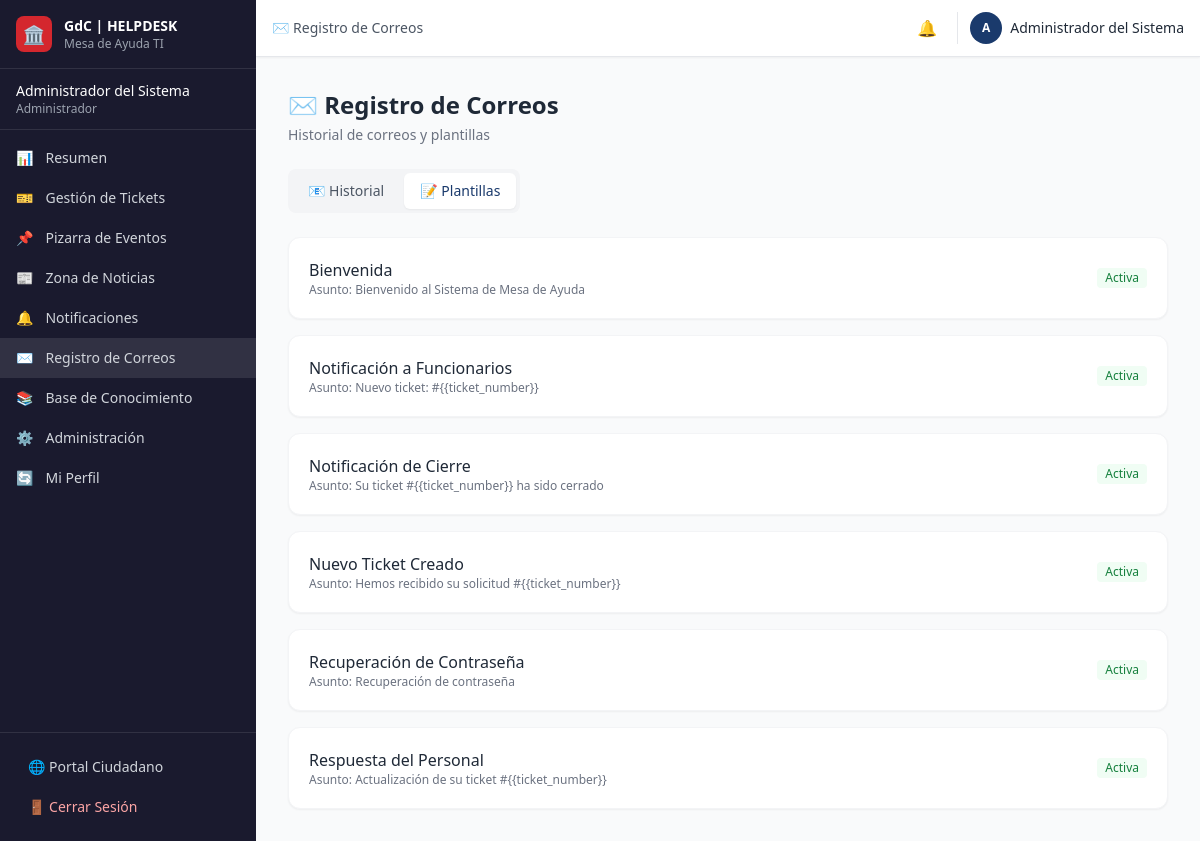
Page /emails.php?tab=templates (signed in) on the committed database.
### tables this page shows
CREATE TABLE `email_templates` (
  `id` INT(11) NOT NULL AUTO_INCREMENT,
  `nombre` VARCHAR(100) NOT NULL,
  `clave` VARCHAR(50) NOT NULL UNIQUE,
  `asunto` VARCHAR(255) NOT NULL,
  `html_content` LONGTEXT NOT NULL,
  `text_content` TEXT NOT NULL,
  `enabled` TINYINT(1) NOT NULL DEFAULT 1,
  `updated_at` DATETIME DEFAULT NULL ON UPDATE CURRENT_TIMESTAMP,
  PRIMARY KEY (`id`)
);

### includes/functions.php (called while the page is built, shortened)
<?php
function e($str) { return htmlspecialchars($str ?? '', ENT_QUOTES, 'UTF-8'); }

### emails.php (the view, shortened to what this page needs)
<?php
require_once __DIR__ . '/includes/functions.php';
$pdo = getDB();
$tab = $_GET['tab'] ?? 'logs';
$search = $_GET['s'] ?? '';
$filterStatus = $_GET['estado'] ?? '';
$sql = "SELECT * FROM email_logs WHERE 1=1";
$params = [];
$sql .= " ORDER BY sent_at DESC";
$stmt = $pdo->prepare($sql);
$stmt->execute($params);
$logs = $stmt->fetchAll();
$templates = $pdo->query("SELECT * FROM email_templates ORDER BY nombre")->fetchAll();
require_once __DIR__ . '/includes/header.php';
require_once __DIR__ . '/includes/sidebar.php';
?>
<h1 class="text-2xl font-bold text-gray-800 mb-1">✉️ Registro de Correos</h1>
<p class="text-gray-500 text-sm mb-6">Historial de correos y plantillas</p>
<div class="flex gap-1 bg-gray-100 rounded-lg p-1 mb-6 w-fit">
    <a href="?tab=logs" class="px-4 py-2 rounded-md text-sm font-medium <?= $tab==='logs'?'bg-white shadow-sm text-[#1a3a6c]':'text-gray-600' ?>">📧 Historial</a>
    <a href="?tab=templates" class="px-4 py-2 rounded-md text-sm font-medium <?= $tab==='templates'?'bg-white shadow-sm text-[#1a3a6c]':'text-gray-600' ?>">📝 Plantillas</a>
</div>
<?php if ($tab === 'logs'): ?>
<div class="bg-white rounded-xl shadow-sm border border-gray-100 p-4 mb-6">
    <form method="GET" class="flex flex-col md:flex-row gap-3">
        <input type="text" name="s" value="<?= e($search) ?>" placeholder="Buscar..." class="flex-1 px-3 py-2.5 border border-gray-300 rounded-lg text-sm">
        <select name="estado" class="px-3 py-2.5 border border-gray-300 rounded-lg text-sm">
            <option value="">Todos</option><option value="sent" <?= $filterStatus==='sent'?'selected':'' ?>>Enviados</option><option value="failed" <?= $filterStatus==='failed'?'selected':'' ?>>Fallidos</option><option value="pending" <?= $filterStatus==='pending'?'selected':'' ?>>Pendientes</option>
        </select>
        <button class="bg-[#1a3a6c] text-white px-4 py-2.5 rounded-lg text-sm">Filtrar</button>
    </form>
</div>
<div class="bg-white rounded-xl shadow-sm border border-gray-100 overflow-hidden">
    <table class="w-full text-sm">
        <thead class="bg-gray-50"><tr>
            <th class="text-left px-4 py-3 font-medium text-gray-600">Estado</th>
            <th class="text-left px-4 py-3 font-medium text-gray-600">Destinatario</th>
            <th class="text-left px-4 py-3 font-medium text-gray-600 hidden md:table-cell">Asunto</th>
            <th class="text-left px-4 py-3 font-medium text-gray-600 hidden lg:table-cell">Plantilla</th>
            <th class="text-left px-4 py-3 font-medium text-gray-600">Fecha</th>
            <?php if (isAdmin()): ?><th class="px-4 py-3"></th><?php endif; ?>
        </tr></thead>
        <tbody class="divide-y divide-gray-50">
            <?php foreach ($logs as $l):
                $statusColors = ['sent'=>'bg-green-50 text-green-700','failed'=>'bg-red-50 text-red-700','pending'=>'bg-yellow-50 text-yellow-700'];
                $statusLabels = ['sent'=>'Enviado','failed'=>'Fallido','pending'=>'Pendiente'];
            ?>
            <tr class="hover:bg-gray-50">
                <td class="px-4 py-3"><span class="px-2 py-0.5 rounded text-xs font-medium <?= $statusColors[$l['status']] ?>"><?= $statusLabels[$l['status']] ?></span></td>
                <td class="px-4 py-3 text-gray-700"><?= e($l['to_email']) ?></td>
                <td class="px-4 py-3 text-gray-600 hidden md:table-cell truncate max-w-[250px]"><?= e($l['subject']) ?></td>
                <td class="px-4 py-3 text-gray-500 hidden lg:table-cell text-xs"><?= e($l['template_key']) ?></td>
                <td class="px-4 py-3 text-gray-500 text-xs"><?= formatDate($l['sent_at']) ?></td>
                <?php if (isAdmin()): ?>
                <td class="px-4 py-3"><form method="POST"><input type="hidden" name="log_id" value="<?= $l['id'] ?>"><button type="submit" name="delete_log" class="text-gray-400 hover:text-red-600">🗑️</button></form></td>
                <?php endif; ?>
            </tr>
            <?php endforeach; ?>
        </tbody>
    </table>
</div>
<?php else: ?>
<div class="space-y-4">
    <?php foreach ($templates as $t): ?>
    <div class="bg-white rounded-xl shadow-sm border border-gray-100 p-5">
        <details>
            <summary class="flex items-center justify-between cursor-pointer">
                <div><h3 class="font-medium text-gray-800"><?= e($t['nombre']) ?></h3><p class="text-xs text-gray-500">Asunto: <?= e($t['asunto']) ?></p></div>
                <span class="text-xs px-2 py-0.5 rounded <?= $t['enabled']?'bg-green-50 text-green-700':'bg-gray-100 text-gray-500' ?>"><?= $t['enabled']?'Activa':'Inactiva' ?></span>
            </summary>
        </details>
    </div>
    <?php endforeach; ?>
</div>
<?php endif; ?>
<?php require_once __DIR__ . '/includes/footer.php'; ?>

### assets/css/style.css (style rules this page uses)
body { font-family: 'Segoe UI', system-ui, -apple-system, sans-serif; }
details > summary { list-style: none; cursor: pointer; }

### rows in the picture
email_templates: nombre "Bienvenida", asunto "Bienvenido al Sistema de Mesa de Ayuda", enabled "Activa"
email_templates: nombre "Notificación a Funcionarios", asunto "Nuevo ticket: #{{ticket_number}}", enabled "Activa"
email_templates: nombre "Notificación de Cierre", asunto "Su ticket #{{ticket_number}} ha sido cerrado", enabled "Activa"
email_templates: nombre "Nuevo Ticket Creado", asunto "Hemos recibido su solicitud #{{ticket_number}}", enabled "Activa"
email_templates: nombre "Recuperación de Contraseña", asunto "Recuperación de contraseña", enabled "Activa"
email_templates: nombre "Respuesta del Personal", asunto "Actualización de su ticket #{{ticket_number}}", enabled "Activa"

### other values in the picture
$user['fullName'] "Administrador del Sistema"
$user['role'] === 'admin' ? 'Administrador' : $user['role'] "Administrador"
$item['icon'] "📊"
$item['label'] "Resumen"
$item['icon'] "🎫"
$item['label'] "Gestión de Tickets"
$item['icon'] "📌"
$item['label'] "Pizarra de Eventos"
$item['icon'] "📰"
$item['label'] "Zona de Noticias"
$item['icon'] "🔔"
$item['label'] "Notificaciones"
$item['icon'] "✉️"
$item['label'] "Registro de Correos"
$item['icon'] "📚"
